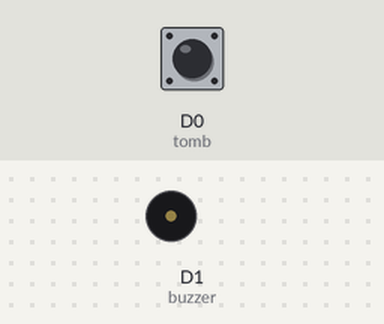
A sketch run on a simulated ESP8266 (NodeMCU). Shown: buzzer (waves = sounding). The test bench sets the inputs (shaded band); at power-on: D0 (tomb) HIGH. WiFi joins after 1.5 s; servers stay silent unless stated.

Above: at 3.0 s.
3.1 s: D0 (tomb) pulled LOW for 0.15 s
At 3.2 s:
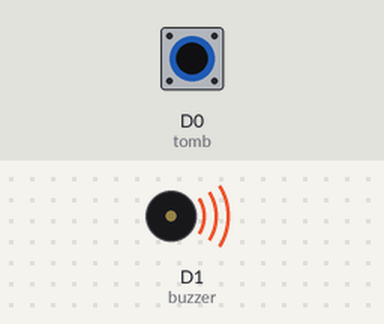
4.8 s: D0 (tomb) pulled LOW for 3.2 s
At 9.0 s:
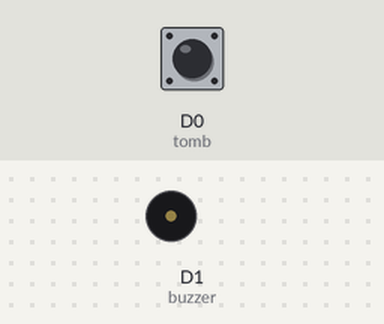
Timing chart, 0 to 10.5 s (numbered marks = the images above; inputs shaded):
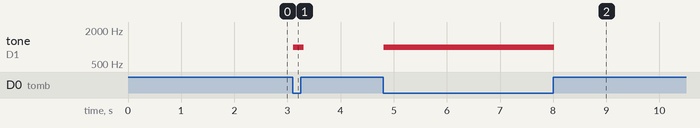

The sketch:

code.ino
```cpp
/*
    Program Bel Rumah dengan Blynk
*/

#define BLYNK_PRINT Serial  // Pendeklarasian Library
#include <ESP8266WiFi.h>
#include <BlynkSimpleEsp8266.h>

char auth[] = "XXXX"; // masukkan kode autentikasi disini
char ssid[] = "Veendy-Suseno"; // nama wifi
char pass[] = "Admin12345"; // password

int buzzer = D1;  // Pemilihan Pin
int tomb = D0;

void setup() {  // Pengaturan Pin dan Variabel
    pinMode(buzzer, OUTPUT);
    pinMode(tomb, INPUT_PULLUP);
    Serial.begin(9600);
    Blynk.begin(auth, ssid, pass);
}

void loop() {  // Perulangan Program
    int push = digitalRead(tomb);
    if (push == LOW)  {  // Ketika tombol ditekan
        tone(buzzer, 1000, 200);
        Blynk.notify("Bel Berbunyi");
    } else  {
        noTone(buzzer);
    }
    delay(100);
    Blynk.run();
}
```

Measured:
- after the input at 3.1 s, tone on D1 (buzzer): silent → 1000 Hz at once, → silent 0.20 s later
- after the input at 4.8 s, tone on D1 (buzzer): silent → 1000 Hz at once, → silent 3.2 s later
